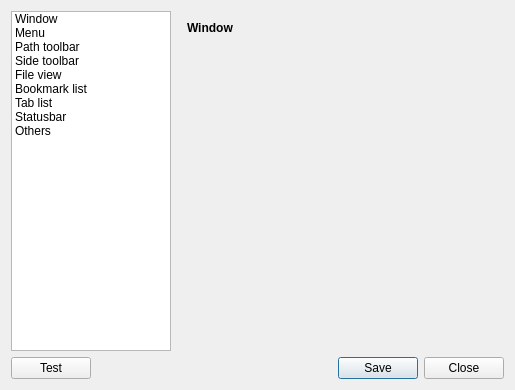
<?xml version="1.0" encoding="UTF-8"?>
<ui version="4.0">
 <class>StyleSettings</class>
 <widget class="QWidget" name="StyleSettings">
  <property name="geometry">
   <rect>
    <x>0</x>
    <y>0</y>
    <width>515</width>
    <height>390</height>
   </rect>
  </property>
  <property name="windowTitle">
   <string>Style settings</string>
  </property>
  <layout class="QVBoxLayout" name="verticalLayout">
   <item>
    <layout class="QHBoxLayout" name="horizontalLayout_2">
     <item>
      <widget class="QListWidget" name="listWidget">
       <property name="sizePolicy">
        <sizepolicy hsizetype="Fixed" vsizetype="Expanding">
         <horstretch>0</horstretch>
         <verstretch>0</verstretch>
        </sizepolicy>
       </property>
       <property name="minimumSize">
        <size>
         <width>160</width>
         <height>0</height>
        </size>
       </property>
       <property name="maximumSize">
        <size>
         <width>160</width>
         <height>16777215</height>
        </size>
       </property>
       <item>
        <property name="text">
         <string>Window</string>
        </property>
       </item>
       <item>
        <property name="text">
         <string>Menu</string>
        </property>
       </item>
       <item>
        <property name="text">
         <string>Path toolbar</string>
        </property>
       </item>
       <item>
        <property name="text">
         <string>Side toolbar</string>
        </property>
       </item>
       <item>
        <property name="text">
         <string>File view</string>
        </property>
       </item>
       <item>
        <property name="text">
         <string>Bookmark list</string>
        </property>
       </item>
       <item>
        <property name="text">
         <string>Tab list</string>
        </property>
       </item>
       <item>
        <property name="text">
         <string>Statusbar</string>
        </property>
       </item>
       <item>
        <property name="text">
         <string>Others</string>
        </property>
       </item>
      </widget>
     </item>
     <item>
      <widget class="QStackedWidget" name="stack">
       <widget class="QWidget" name="pageWindow">
        <widget class="QLabel" name="label_29">
         <property name="geometry">
          <rect>
           <x>10</x>
           <y>10</y>
           <width>57</width>
           <height>14</height>
          </rect>
         </property>
         <property name="font">
          <font>
           <weight>75</weight>
           <bold>true</bold>
          </font>
         </property>
         <property name="text">
          <string>Window</string>
         </property>
        </widget>
       </widget>
       <widget class="QWidget" name="pageMenu">
        <widget class="QLabel" name="label_30">
         <property name="geometry">
          <rect>
           <x>10</x>
           <y>10</y>
           <width>57</width>
           <height>14</height>
          </rect>
         </property>
         <property name="font">
          <font>
           <weight>75</weight>
           <bold>true</bold>
          </font>
         </property>
         <property name="text">
          <string>Menu</string>
         </property>
        </widget>
       </widget>
       <widget class="QWidget" name="pagePathToolbar">
        <widget class="QLabel" name="label_31">
         <property name="geometry">
          <rect>
           <x>10</x>
           <y>10</y>
           <width>111</width>
           <height>16</height>
          </rect>
         </property>
         <property name="font">
          <font>
           <weight>75</weight>
           <bold>true</bold>
          </font>
         </property>
         <property name="text">
          <string>Path toolbar</string>
         </property>
        </widget>
       </widget>
       <widget class="QWidget" name="pageSideToolbar">
        <widget class="QLabel" name="label_34">
         <property name="geometry">
          <rect>
           <x>10</x>
           <y>10</y>
           <width>111</width>
           <height>16</height>
          </rect>
         </property>
         <property name="font">
          <font>
           <weight>75</weight>
           <bold>true</bold>
          </font>
         </property>
         <property name="text">
          <string>Side toolbar</string>
         </property>
        </widget>
       </widget>
       <widget class="QWidget" name="pageFileView">
        <layout class="QGridLayout" name="gridLayout">
         <property name="leftMargin">
          <number>6</number>
         </property>
         <property name="topMargin">
          <number>2</number>
         </property>
         <property name="rightMargin">
          <number>0</number>
         </property>
         <property name="bottomMargin">
          <number>0</number>
         </property>
         <property name="verticalSpacing">
          <number>2</number>
         </property>
         <item row="0" column="0">
          <widget class="QLabel" name="label_13">
           <property name="font">
            <font>
             <weight>75</weight>
             <bold>true</bold>
            </font>
           </property>
           <property name="text">
            <string>Color set on file view</string>
           </property>
          </widget>
         </item>
         <item row="6" column="0">
          <widget class="QLabel" name="label_17">
           <property name="text">
            <string>Hidden</string>
           </property>
           <property name="alignment">
            <set>Qt::AlignRight|Qt::AlignTrailing|Qt::AlignVCenter</set>
           </property>
          </widget>
         </item>
         <item row="15" column="0">
          <spacer name="verticalSpacer_3">
           <property name="orientation">
            <enum>Qt::Vertical</enum>
           </property>
           <property name="sizeHint" stdset="0">
            <size>
             <width>20</width>
             <height>68</height>
            </size>
           </property>
          </spacer>
         </item>
         <item row="7" column="0">
          <widget class="QLabel" name="label_18">
           <property name="text">
            <string>Cut list</string>
           </property>
           <property name="alignment">
            <set>Qt::AlignRight|Qt::AlignTrailing|Qt::AlignVCenter</set>
           </property>
          </widget>
         </item>
         <item row="7" column="1">
          <widget class="QLineEdit" name="edFvCuts"/>
         </item>
         <item row="8" column="0">
          <spacer name="verticalSpacer_4">
           <property name="orientation">
            <enum>Qt::Vertical</enum>
           </property>
           <property name="sizeType">
            <enum>QSizePolicy::Fixed</enum>
           </property>
           <property name="sizeHint" stdset="0">
            <size>
             <width>20</width>
             <height>4</height>
            </size>
           </property>
          </spacer>
         </item>
         <item row="3" column="1">
          <widget class="QLineEdit" name="edFvExec"/>
         </item>
         <item row="4" column="0">
          <widget class="QLabel" name="label_15">
           <property name="text">
            <string>Symbolic link</string>
           </property>
           <property name="alignment">
            <set>Qt::AlignRight|Qt::AlignTrailing|Qt::AlignVCenter</set>
           </property>
          </widget>
         </item>
         <item row="6" column="1">
          <widget class="QLineEdit" name="edFvHidden"/>
         </item>
         <item row="4" column="1">
          <widget class="QLineEdit" name="edFvSymbol"/>
         </item>
         <item row="14" column="0" colspan="2">
          <widget class="QCheckBox" name="chkFvStrikeOut">
           <property name="text">
            <string>Strike out cut list</string>
           </property>
          </widget>
         </item>
         <item row="3" column="0">
          <widget class="QLabel" name="label_14">
           <property name="text">
            <string>Executable</string>
           </property>
           <property name="alignment">
            <set>Qt::AlignRight|Qt::AlignTrailing|Qt::AlignVCenter</set>
           </property>
          </widget>
         </item>
         <item row="2" column="0">
          <widget class="QLabel" name="label_16">
           <property name="text">
            <string>Folder</string>
           </property>
           <property name="alignment">
            <set>Qt::AlignRight|Qt::AlignTrailing|Qt::AlignVCenter</set>
           </property>
          </widget>
         </item>
         <item row="1" column="0">
          <widget class="QLabel" name="label_20">
           <property name="text">
            <string>File</string>
           </property>
           <property name="alignment">
            <set>Qt::AlignRight|Qt::AlignTrailing|Qt::AlignVCenter</set>
           </property>
          </widget>
         </item>
         <item row="2" column="1">
          <widget class="QLineEdit" name="edFvFolder"/>
         </item>
         <item row="1" column="1">
          <widget class="QLineEdit" name="edFvFile"/>
         </item>
         <item row="13" column="0">
          <widget class="QLabel" name="label_27">
           <property name="text">
            <string>Row spacing</string>
           </property>
           <property name="alignment">
            <set>Qt::AlignRight|Qt::AlignTrailing|Qt::AlignVCenter</set>
           </property>
          </widget>
         </item>
         <item row="9" column="0" colspan="2">
          <widget class="QLabel" name="label_19">
           <property name="font">
            <font>
             <weight>75</weight>
             <bold>true</bold>
            </font>
           </property>
           <property name="text">
            <string>Misc.</string>
           </property>
          </widget>
         </item>
         <item row="13" column="1">
          <widget class="QLineEdit" name="edFvSpacing"/>
         </item>
        </layout>
       </widget>
       <widget class="QWidget" name="pageBmkList">
        <layout class="QGridLayout" name="gridLayout_3">
         <property name="leftMargin">
          <number>6</number>
         </property>
         <property name="topMargin">
          <number>2</number>
         </property>
         <property name="rightMargin">
          <number>0</number>
         </property>
         <property name="bottomMargin">
          <number>0</number>
         </property>
         <property name="verticalSpacing">
          <number>2</number>
         </property>
         <item row="0" column="0">
          <widget class="QLabel" name="label_21">
           <property name="font">
            <font>
             <weight>75</weight>
             <bold>true</bold>
            </font>
           </property>
           <property name="text">
            <string>Separator</string>
           </property>
          </widget>
         </item>
         <item row="1" column="0">
          <widget class="QLabel" name="label_25">
           <property name="text">
            <string>Foreground</string>
           </property>
           <property name="alignment">
            <set>Qt::AlignRight|Qt::AlignTrailing|Qt::AlignVCenter</set>
           </property>
          </widget>
         </item>
         <item row="2" column="0">
          <widget class="QLabel" name="label_23">
           <property name="text">
            <string>Background</string>
           </property>
           <property name="alignment">
            <set>Qt::AlignRight|Qt::AlignTrailing|Qt::AlignVCenter</set>
           </property>
          </widget>
         </item>
         <item row="3" column="0">
          <spacer name="verticalSpacer_6">
           <property name="orientation">
            <enum>Qt::Vertical</enum>
           </property>
           <property name="sizeType">
            <enum>QSizePolicy::Fixed</enum>
           </property>
           <property name="sizeHint" stdset="0">
            <size>
             <width>20</width>
             <height>4</height>
            </size>
           </property>
          </spacer>
         </item>
         <item row="4" column="0" colspan="2">
          <widget class="QLabel" name="label_24">
           <property name="font">
            <font>
             <weight>75</weight>
             <bold>true</bold>
            </font>
           </property>
           <property name="text">
            <string>Bookmark item</string>
           </property>
          </widget>
         </item>
         <item row="5" column="0">
          <widget class="QLabel" name="label_22">
           <property name="text">
            <string>Color</string>
           </property>
           <property name="alignment">
            <set>Qt::AlignRight|Qt::AlignTrailing|Qt::AlignVCenter</set>
           </property>
          </widget>
         </item>
         <item row="6" column="0">
          <widget class="QLabel" name="label_26">
           <property name="text">
            <string>Spacing</string>
           </property>
           <property name="alignment">
            <set>Qt::AlignRight|Qt::AlignTrailing|Qt::AlignVCenter</set>
           </property>
          </widget>
         </item>
         <item row="7" column="1" colspan="2">
          <spacer name="verticalSpacer_5">
           <property name="orientation">
            <enum>Qt::Vertical</enum>
           </property>
           <property name="sizeHint" stdset="0">
            <size>
             <width>20</width>
             <height>178</height>
            </size>
           </property>
          </spacer>
         </item>
         <item row="5" column="1" colspan="2">
          <widget class="QLineEdit" name="edBmkColor">
           <property name="font">
            <font>
             <family>Monospace</family>
            </font>
           </property>
          </widget>
         </item>
         <item row="6" column="1" colspan="2">
          <widget class="QLineEdit" name="edBmkSpacing"/>
         </item>
         <item row="1" column="1" colspan="2">
          <widget class="QLineEdit" name="edBmkSepFg">
           <property name="font">
            <font>
             <family>Monospace</family>
            </font>
           </property>
          </widget>
         </item>
         <item row="2" column="1" colspan="2">
          <widget class="QLineEdit" name="edBmkSepBg">
           <property name="font">
            <font>
             <family>Monospace</family>
            </font>
           </property>
          </widget>
         </item>
        </layout>
       </widget>
       <widget class="QWidget" name="pageTabList">
        <widget class="QLabel" name="label_32">
         <property name="geometry">
          <rect>
           <x>10</x>
           <y>10</y>
           <width>57</width>
           <height>14</height>
          </rect>
         </property>
         <property name="font">
          <font>
           <weight>75</weight>
           <bold>true</bold>
          </font>
         </property>
         <property name="text">
          <string>Tab list</string>
         </property>
        </widget>
       </widget>
       <widget class="QWidget" name="pageStatusbar">
        <layout class="QGridLayout" name="gridLayout_2">
         <property name="leftMargin">
          <number>6</number>
         </property>
         <property name="topMargin">
          <number>2</number>
         </property>
         <property name="rightMargin">
          <number>0</number>
         </property>
         <property name="bottomMargin">
          <number>0</number>
         </property>
         <property name="verticalSpacing">
          <number>2</number>
         </property>
         <item row="10" column="0">
          <widget class="QLabel" name="label_7">
           <property name="text">
            <string>User</string>
           </property>
           <property name="alignment">
            <set>Qt::AlignRight|Qt::AlignTrailing|Qt::AlignVCenter</set>
           </property>
          </widget>
         </item>
         <item row="4" column="0">
          <widget class="QLabel" name="label_28">
           <property name="text">
            <string>Background</string>
           </property>
           <property name="alignment">
            <set>Qt::AlignRight|Qt::AlignTrailing|Qt::AlignVCenter</set>
           </property>
          </widget>
         </item>
         <item row="11" column="1">
          <widget class="QLineEdit" name="edStatGrpColor"/>
         </item>
         <item row="1" column="1">
          <widget class="QLineEdit" name="edStatFontName"/>
         </item>
         <item row="11" column="0">
          <widget class="QLabel" name="label_5">
           <property name="text">
            <string>Group</string>
           </property>
           <property name="alignment">
            <set>Qt::AlignRight|Qt::AlignTrailing|Qt::AlignVCenter</set>
           </property>
          </widget>
         </item>
         <item row="12" column="1">
          <widget class="QLineEdit" name="edStatSizeColor"/>
         </item>
         <item row="13" column="0">
          <widget class="QLabel" name="label_10">
           <property name="text">
            <string>Date</string>
           </property>
           <property name="alignment">
            <set>Qt::AlignRight|Qt::AlignTrailing|Qt::AlignVCenter</set>
           </property>
          </widget>
         </item>
         <item row="10" column="1">
          <widget class="QLineEdit" name="edStatUsrColor"/>
         </item>
         <item row="3" column="1">
          <widget class="QLineEdit" name="edStatFgColor"/>
         </item>
         <item row="13" column="1">
          <widget class="QLineEdit" name="edStatDateColor"/>
         </item>
         <item row="12" column="0">
          <widget class="QLabel" name="label_11">
           <property name="text">
            <string>Size</string>
           </property>
           <property name="alignment">
            <set>Qt::AlignRight|Qt::AlignTrailing|Qt::AlignVCenter</set>
           </property>
          </widget>
         </item>
         <item row="2" column="1">
          <widget class="QLineEdit" name="edStatFontSize"/>
         </item>
         <item row="3" column="0">
          <widget class="QLabel" name="label_4">
           <property name="text">
            <string>Foreground</string>
           </property>
           <property name="alignment">
            <set>Qt::AlignRight|Qt::AlignTrailing|Qt::AlignVCenter</set>
           </property>
          </widget>
         </item>
         <item row="15" column="0">
          <widget class="QLabel" name="label_12">
           <property name="text">
            <string>Filename</string>
           </property>
           <property name="alignment">
            <set>Qt::AlignRight|Qt::AlignTrailing|Qt::AlignVCenter</set>
           </property>
          </widget>
         </item>
         <item row="16" column="0">
          <spacer name="verticalSpacer">
           <property name="orientation">
            <enum>Qt::Vertical</enum>
           </property>
           <property name="sizeHint" stdset="0">
            <size>
             <width>20</width>
             <height>10</height>
            </size>
           </property>
          </spacer>
         </item>
         <item row="14" column="1">
          <widget class="QLineEdit" name="edStatTimeColor"/>
         </item>
         <item row="9" column="1">
          <widget class="QLineEdit" name="edStatPmsColor"/>
         </item>
         <item row="14" column="0">
          <widget class="QLabel" name="label_9">
           <property name="text">
            <string>Time</string>
           </property>
           <property name="alignment">
            <set>Qt::AlignRight|Qt::AlignTrailing|Qt::AlignVCenter</set>
           </property>
          </widget>
         </item>
         <item row="6" column="0">
          <spacer name="verticalSpacer_2">
           <property name="orientation">
            <enum>Qt::Vertical</enum>
           </property>
           <property name="sizeType">
            <enum>QSizePolicy::Fixed</enum>
           </property>
           <property name="sizeHint" stdset="0">
            <size>
             <width>20</width>
             <height>4</height>
            </size>
           </property>
          </spacer>
         </item>
         <item row="0" column="0" colspan="2">
          <widget class="QLabel" name="label">
           <property name="font">
            <font>
             <weight>75</weight>
             <bold>true</bold>
            </font>
           </property>
           <property name="text">
            <string>Statusbar</string>
           </property>
          </widget>
         </item>
         <item row="2" column="0">
          <widget class="QLabel" name="label_3">
           <property name="text">
            <string>Font size</string>
           </property>
           <property name="alignment">
            <set>Qt::AlignRight|Qt::AlignTrailing|Qt::AlignVCenter</set>
           </property>
          </widget>
         </item>
         <item row="4" column="1">
          <widget class="QLineEdit" name="edStatBgColor"/>
         </item>
         <item row="1" column="0">
          <widget class="QLabel" name="label_2">
           <property name="text">
            <string>Font name</string>
           </property>
           <property name="alignment">
            <set>Qt::AlignRight|Qt::AlignTrailing|Qt::AlignVCenter</set>
           </property>
          </widget>
         </item>
         <item row="15" column="1">
          <widget class="QLineEdit" name="edStatFileColor"/>
         </item>
         <item row="9" column="0">
          <widget class="QLabel" name="label_8">
           <property name="text">
            <string>Permission</string>
           </property>
           <property name="alignment">
            <set>Qt::AlignRight|Qt::AlignTrailing|Qt::AlignVCenter</set>
           </property>
          </widget>
         </item>
         <item row="8" column="0" colspan="2">
          <widget class="QLabel" name="label_6">
           <property name="font">
            <font>
             <weight>75</weight>
             <bold>true</bold>
            </font>
           </property>
           <property name="text">
            <string>Color set on file information</string>
           </property>
          </widget>
         </item>
         <item row="5" column="1">
          <widget class="QCheckBox" name="chkStatUseWinBg">
           <property name="text">
            <string>Use window background</string>
           </property>
          </widget>
         </item>
        </layout>
       </widget>
       <widget class="QWidget" name="pageOthers">
        <widget class="QLabel" name="label_33">
         <property name="geometry">
          <rect>
           <x>10</x>
           <y>10</y>
           <width>57</width>
           <height>14</height>
          </rect>
         </property>
         <property name="font">
          <font>
           <weight>75</weight>
           <bold>true</bold>
          </font>
         </property>
         <property name="text">
          <string>Others</string>
         </property>
        </widget>
       </widget>
      </widget>
     </item>
    </layout>
   </item>
   <item>
    <layout class="QHBoxLayout" name="horizontalLayout">
     <item>
      <widget class="QPushButton" name="btnTest">
       <property name="text">
        <string>Test</string>
       </property>
      </widget>
     </item>
     <item>
      <widget class="QDialogButtonBox" name="buttonBox">
       <property name="standardButtons">
        <set>QDialogButtonBox::Close|QDialogButtonBox::Save</set>
       </property>
      </widget>
     </item>
    </layout>
   </item>
  </layout>
 </widget>
 <resources/>
 <connections/>
</ui>
